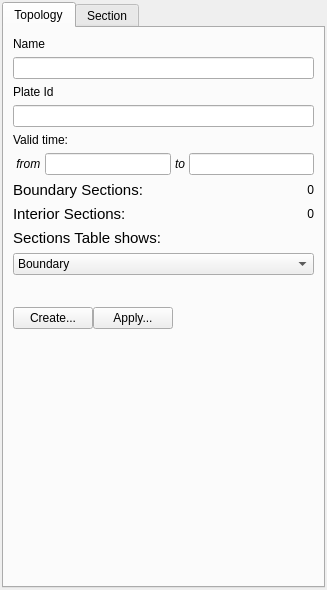
<?xml version="1.0" encoding="UTF-8"?>
<ui version="4.0">
 <class>TopologyToolsWidget</class>
 <widget class="QWidget" name="TopologyToolsWidget">
  <property name="geometry">
   <rect>
    <x>0</x>
    <y>0</y>
    <width>327</width>
    <height>590</height>
   </rect>
  </property>
  <property name="windowTitle">
   <string>TopologyToolsWidget</string>
  </property>
  <layout class="QVBoxLayout">
   <property name="spacing">
    <number>2</number>
   </property>
   <property name="margin">
    <number>2</number>
   </property>
   <item>
    <widget class="QTabWidget" name="tabwidget_main">
     <property name="currentIndex">
      <number>0</number>
     </property>
     <widget class="QWidget" name="tab_topology">
      <attribute name="title">
       <string>Topology</string>
      </attribute>
      <layout class="QVBoxLayout">
       <item>
        <widget class="QLabel" name="label_name">
         <property name="text">
          <string>Name</string>
         </property>
        </widget>
       </item>
       <item>
        <widget class="QLineEdit" name="lineedit_name">
         <property name="readOnly">
          <bool>true</bool>
         </property>
        </widget>
       </item>
       <item>
        <widget class="QLabel" name="label_plate_id">
         <property name="text">
          <string>Plate Id</string>
         </property>
        </widget>
       </item>
       <item>
        <widget class="QLineEdit" name="lineedit_plate_id">
         <property name="readOnly">
          <bool>true</bool>
         </property>
        </widget>
       </item>
       <item>
        <widget class="QLabel" name="label_valid_time">
         <property name="text">
          <string>Valid time:</string>
         </property>
        </widget>
       </item>
       <item>
        <layout class="QHBoxLayout" name="layout_valid_time">
         <property name="spacing">
          <number>4</number>
         </property>
         <item>
          <widget class="QLabel" name="label_from">
           <property name="font">
            <font>
             <italic>true</italic>
            </font>
           </property>
           <property name="text">
            <string> from</string>
           </property>
          </widget>
         </item>
         <item>
          <widget class="QLineEdit" name="lineedit_time_of_appearance">
           <property name="readOnly">
            <bool>true</bool>
           </property>
          </widget>
         </item>
         <item>
          <widget class="QLabel" name="label_to">
           <property name="font">
            <font>
             <italic>true</italic>
            </font>
           </property>
           <property name="text">
            <string>to</string>
           </property>
          </widget>
         </item>
         <item>
          <widget class="QLineEdit" name="lineedit_time_of_disappearance">
           <property name="readOnly">
            <bool>true</bool>
           </property>
          </widget>
         </item>
        </layout>
       </item>
       <item>
        <layout class="QHBoxLayout" name="widget_num_sections">
         <item>
          <widget class="QLabel" name="label_sections">
           <property name="font">
            <font>
             <pointsize>11</pointsize>
            </font>
           </property>
           <property name="text">
            <string>Boundary Sections:</string>
           </property>
          </widget>
         </item>
         <item>
          <widget class="QLabel" name="label_num_sections">
           <property name="text">
            <string>0</string>
           </property>
           <property name="alignment">
            <set>Qt::AlignRight|Qt::AlignTrailing|Qt::AlignVCenter</set>
           </property>
          </widget>
         </item>
        </layout>
       </item>
       <item>
        <widget class="QWidget" name="widget_num_sections_interior" native="true">
         <layout class="QHBoxLayout" name="layout_num_sections_interior">
          <property name="margin">
           <number>0</number>
          </property>
          <item>
           <widget class="QLabel" name="label_sections_interior">
            <property name="font">
             <font>
              <pointsize>11</pointsize>
             </font>
            </property>
            <property name="text">
             <string>Interior Sections:</string>
            </property>
           </widget>
          </item>
          <item>
           <widget class="QLabel" name="label_num_sections_interior">
            <property name="text">
             <string>0</string>
            </property>
            <property name="alignment">
             <set>Qt::AlignRight|Qt::AlignTrailing|Qt::AlignVCenter</set>
            </property>
           </widget>
          </item>
         </layout>
        </widget>
       </item>
       <item>
        <widget class="QWidget" name="widget_sections_table_select" native="true">
         <layout class="QVBoxLayout" name="layout_sections_table_select">
          <property name="margin">
           <number>0</number>
          </property>
          <item>
           <widget class="QLabel" name="label_sections_table_select">
            <property name="font">
             <font>
              <pointsize>11</pointsize>
             </font>
            </property>
            <property name="text">
             <string>Sections Table shows:</string>
            </property>
            <property name="scaledContents">
             <bool>true</bool>
            </property>
           </widget>
          </item>
          <item>
           <widget class="QComboBox" name="sections_table_combobox">
            <property name="currentIndex">
             <number>0</number>
            </property>
            <item>
             <property name="text">
              <string>Boundary</string>
             </property>
            </item>
            <item>
             <property name="text">
              <string>Interior</string>
             </property>
            </item>
           </widget>
          </item>
         </layout>
        </widget>
       </item>
       <item>
        <layout class="QHBoxLayout" name="layout_action_button_box">
         <item>
          <widget class="QWidget" name="action_button_box_placeholder_widget" native="true">
           <property name="enabled">
            <bool>true</bool>
           </property>
          </widget>
         </item>
         <item>
          <spacer name="horizontalSpacer">
           <property name="orientation">
            <enum>Qt::Horizontal</enum>
           </property>
           <property name="sizeHint" stdset="0">
            <size>
             <width>40</width>
             <height>20</height>
            </size>
           </property>
          </spacer>
         </item>
        </layout>
       </item>
       <item>
        <layout class="QVBoxLayout" name="widget_create_apply">
         <property name="margin">
          <number>0</number>
         </property>
         <item>
          <layout class="QHBoxLayout" name="layer_create_apply">
           <property name="spacing">
            <number>0</number>
           </property>
           <item>
            <widget class="QPushButton" name="button_create">
             <property name="toolTip">
              <string>Create a new feature from the topological geometry</string>
             </property>
             <property name="text">
              <string>Create...</string>
             </property>
            </widget>
           </item>
           <item>
            <widget class="QPushButton" name="button_apply">
             <property name="toolTip">
              <string>Apply topological edits to existing feature</string>
             </property>
             <property name="text">
              <string>Apply...</string>
             </property>
            </widget>
           </item>
           <item>
            <spacer name="horizontal_spacer_create_apply">
             <property name="orientation">
              <enum>Qt::Horizontal</enum>
             </property>
             <property name="sizeHint" stdset="0">
              <size>
               <width>40</width>
               <height>20</height>
              </size>
             </property>
            </spacer>
           </item>
          </layout>
         </item>
        </layout>
       </item>
       <item>
        <spacer name="verticalSpacer">
         <property name="orientation">
          <enum>Qt::Vertical</enum>
         </property>
         <property name="sizeHint" stdset="0">
          <size>
           <width>20</width>
           <height>40</height>
          </size>
         </property>
        </spacer>
       </item>
      </layout>
     </widget>
     <widget class="QWidget" name="tab_section">
      <attribute name="title">
       <string>Section</string>
      </attribute>
      <layout class="QVBoxLayout">
       <property name="margin">
        <number>4</number>
       </property>
       <item>
        <widget class="QWidget" name="widget_feature_summary_placeholder" native="true">
         <property name="minimumSize">
          <size>
           <width>10</width>
           <height>10</height>
          </size>
         </property>
        </widget>
       </item>
       <item>
        <widget class="QPushButton" name="button_add_section">
         <property name="toolTip">
          <string>Add Topological Section A</string>
         </property>
         <property name="text">
          <string>Add to Boundary</string>
         </property>
        </widget>
       </item>
       <item>
        <widget class="QPushButton" name="button_add_interior">
         <property name="toolTip">
          <string/>
         </property>
         <property name="text">
          <string>Add to Interior</string>
         </property>
        </widget>
       </item>
       <item>
        <widget class="QPushButton" name="button_remove_section">
         <property name="toolTip">
          <string/>
         </property>
         <property name="text">
          <string>Remove</string>
         </property>
        </widget>
       </item>
       <item>
        <spacer>
         <property name="orientation">
          <enum>Qt::Vertical</enum>
         </property>
         <property name="sizeHint" stdset="0">
          <size>
           <width>20</width>
           <height>40</height>
          </size>
         </property>
        </spacer>
       </item>
      </layout>
     </widget>
    </widget>
   </item>
  </layout>
 </widget>
 <resources/>
 <connections/>
</ui>
